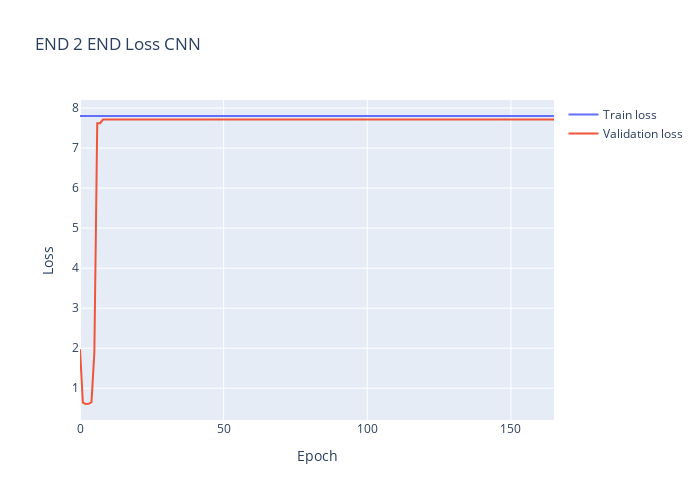
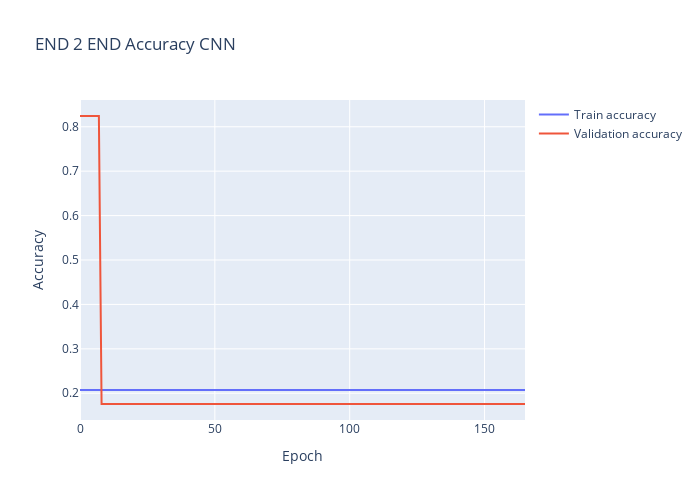
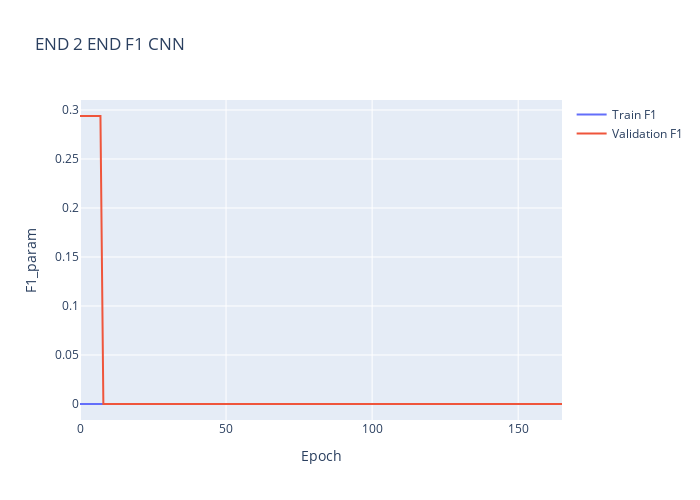

These figures' notebook cell, in order:
### Code cell
#PLOT HISTORY
plt.clf()
fig = go.Figure()
fig.add_trace(go.Scatter(
                    y=history.history['loss'],
                    name='Train loss'))
fig.add_trace(go.Scatter(
                    y=history.history['val_loss'],
                    name='Validation loss'))
fig.update_layout(height=500, 
                  width=700,
                  title='END 2 END Loss CNN',
                  xaxis_title='Epoch',
                  yaxis_title='Loss')
fig.show()
plotly_plot(fig, filename=str(Path(graphPath / Path("NY_END_2_END_single_image_LAST_per_patient_training_loss_CHOQUET.html"))), auto_open=False)


fig = go.Figure()
fig.add_trace(go.Scatter(
                    y=history.history['accuracy'],
                    name='Train accuracy'))
fig.add_trace(go.Scatter(
                    y=history.history['val_accuracy'],
                    name='Validation accuracy'))

fig.update_layout(height=500, 
                  width=700,
                  title='END 2 END Accuracy CNN',
                  xaxis_title='Epoch',
                  yaxis_title='Accuracy')
fig.show()
plotly_plot(fig, filename=str(Path(graphPath / Path("NY_END_2_END_single_image_LAST_per_patient_training_accuracy_CHOQUET.html"))), auto_open=False)


fig = go.Figure()
fig.add_trace(go.Scatter(
                    y=history.history['f1_m'],
                    name='Train F1'))
fig.add_trace(go.Scatter(
                    y=history.history['val_f1_m'],
                    name='Validation F1'))

fig.update_layout(height=500, 
                  width=700,
                  title='END 2 END F1 CNN',
                  xaxis_title='Epoch',
                  yaxis_title='F1_param')
fig.show()
plotly_plot(fig, filename=str(Path(graphPath / Path("NY_END_2_END_single_image_LAST_per_patient_training_F1_CHOQUET.html"))), auto_open=False)

### Figure 1 — Plotly figure (JSON) as saved in the notebook; plotly's stock layout.template omitted (floating-point values rounded to 4 significant figures; data arrays with more than 128 entries replaced by an {"elided": "..."} marker saying what was removed)
{"data": [{"name": "Train loss", "type": "scatter", "y": {"elided": "166 float values"}}, {"name": "Validation loss", "type": "scatter", "y": {"elided": "166 float values"}}], "layout": {"height": 500, "title": {"text": "END 2 END Loss CNN"}, "width": 700, "xaxis": {"title": {"text": "Epoch"}}, "yaxis": {"title": {"text": "Loss"}}}}

### Figure 2 — Plotly figure (JSON) as saved in the notebook; plotly's stock layout.template omitted (floating-point values rounded to 4 significant figures; data arrays with more than 128 entries replaced by an {"elided": "..."} marker saying what was removed)
{"data": [{"name": "Train accuracy", "type": "scatter", "y": {"elided": "166 float values"}}, {"name": "Validation accuracy", "type": "scatter", "y": {"elided": "166 float values"}}], "layout": {"height": 500, "title": {"text": "END 2 END Accuracy CNN"}, "width": 700, "xaxis": {"title": {"text": "Epoch"}}, "yaxis": {"title": {"text": "Accuracy"}}}}

### Figure 3 — Plotly figure (JSON) as saved in the notebook; plotly's stock layout.template omitted (floating-point values rounded to 4 significant figures; data arrays with more than 128 entries replaced by an {"elided": "..."} marker saying what was removed)
{"data": [{"name": "Train F1", "type": "scatter", "y": {"elided": "166 int values"}}, {"name": "Validation F1", "type": "scatter", "y": {"elided": "166 float values"}}], "layout": {"height": 500, "title": {"text": "END 2 END F1 CNN"}, "width": 700, "xaxis": {"title": {"text": "Epoch"}}, "yaxis": {"title": {"text": "F1_param"}}}}
